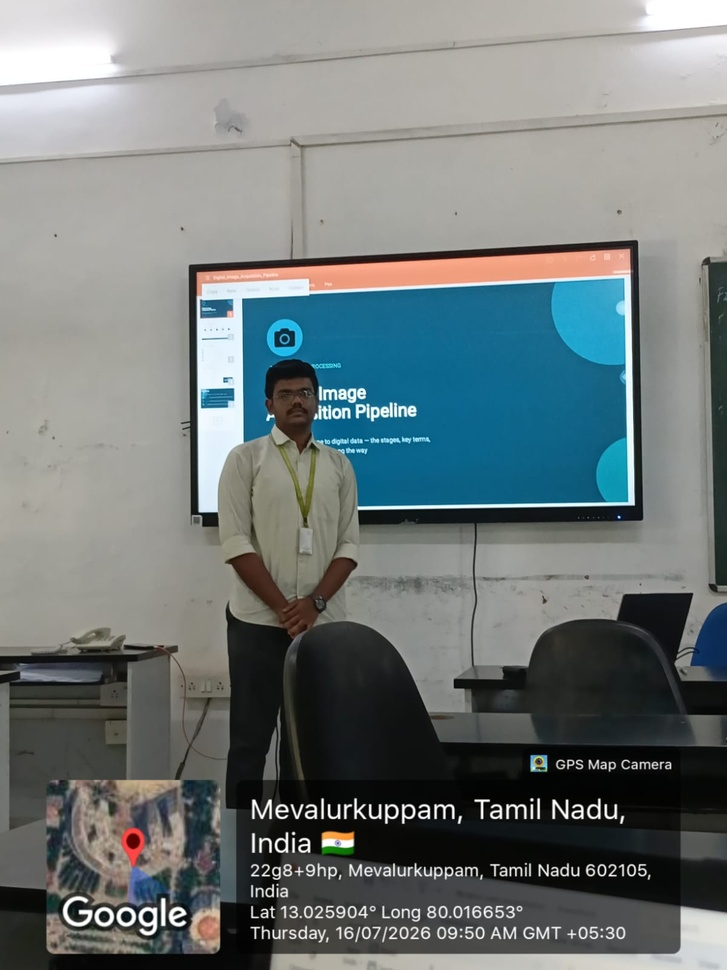
#> input picture Assement Co1/C01 AT  03-techincal presnation.jpeg, 727 x 970 px, shrunk from 1200 x 1600 before the run
$ python ex_15.py
#> lines starting #> are read from the running program, lines starting #| are printed output that depends on the picture; after the words box and inside, x2 and y2 are one past the last pixel; in counts of white or black regions, pixels touching at a corner belong together
### exp/local_io.py
"""Local file input helpers (replaces Google Colab upload)."""

import sys
from pathlib import Path

IMAGE_EXTENSIONS = {".jpg", ".jpeg", ".png", ".bmp", ".webp", ".tif", ".tiff"}
VIDEO_EXTENSIONS = {".mp4", ".avi", ".mov", ".mkv", ".webm"}


def get_path(prompt: str, allowed_extensions: set[str] | None = None) -> str:
#> called with prompt = 'Enter image path: '
    if len(sys.argv) > 1:
        path = sys.argv[1]
    else:
        path = input(prompt).strip()
#> the answer given: ../Assement Co1/C01 AT  03-techincal presnation.jpeg

    resolved = Path(path).expanduser().resolve()
    if not resolved.exists():
        raise FileNotFoundError(f"File not found: {path}")

    if allowed_extensions and resolved.suffix.lower() not in allowed_extensions:
        exts = ", ".join(sorted(allowed_extensions))
        raise ValueError(f"Expected one of [{exts}], got '{resolved.suffix}'")

    return str(resolved)


def get_image_path() -> str:
    return get_path("Enter image path: ", IMAGE_EXTENSIONS)


def get_video_path() -> str:
    return get_path("Enter video path: ", VIDEO_EXTENSIONS)

### exp/ex_15.py
# -*- coding: utf-8 -*-
"""ex-15: Read image and detect corners using Harris Corner Detection (OpenCV)."""

import cv2
import numpy as np
import matplotlib.pyplot as plt
from local_io import get_image_path

image_path = get_image_path()
print(f"Using file: {image_path}")

# 2. Read the image
image = cv2.imread(image_path)
#> image is the input picture: shape (970, 727, 3); mean B, G, R 121.1, 121, 112.7
if image is None:
    raise ValueError(f"Could not read image from '{image_path}'.")

gray = cv2.cvtColor(image, cv2.COLOR_BGR2GRAY)
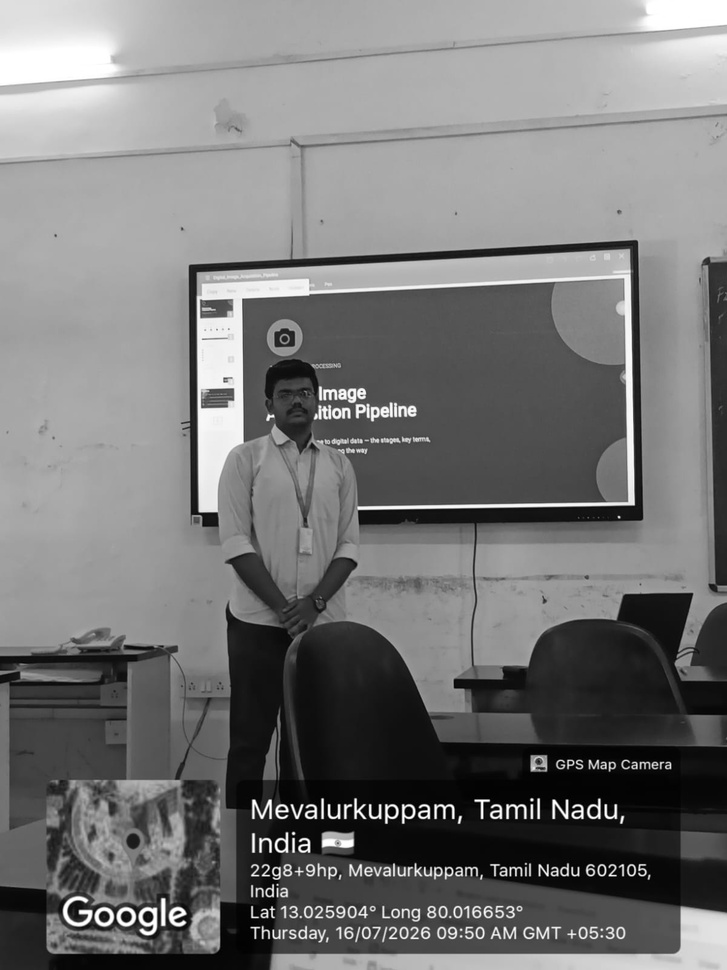
#> gray: shape (970, 727); min 0, max 255, mean 118.5
gray_float = np.float32(gray)

# 3. Harris Corner Detection
harris = cv2.cornerHarris(gray_float, blockSize=2, ksize=3, k=0.04)
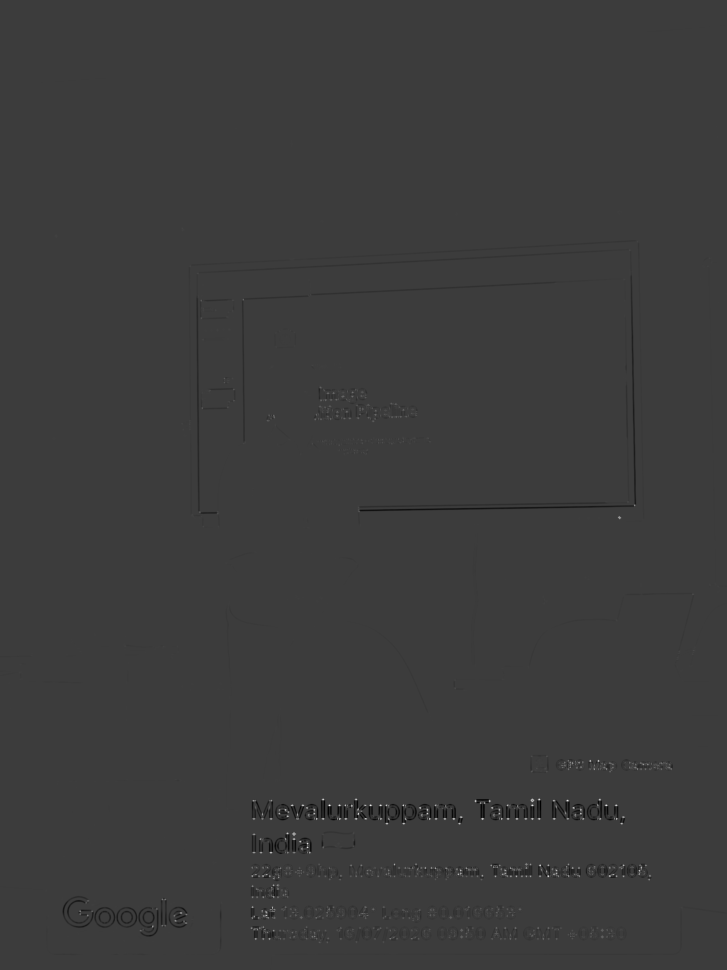
#> harris: shape (970, 727) float32; min -82593144, max 263767200, mean -286543.8; drawn with min black and max white

# 4. Mark corners
harris_dilate = cv2.dilate(harris, None)
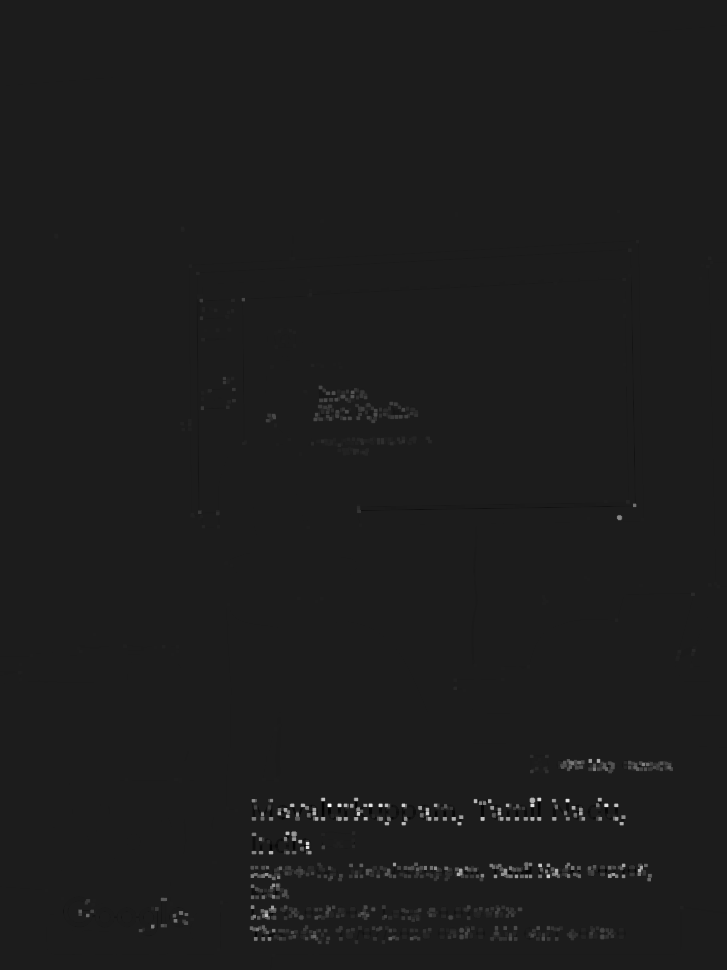
#> harris_dilate: shape (970, 727) float32; min -32610362, max 263767200, mean 892527.9; drawn with min black and max white
thresh = 0.01 * harris_dilate.max()
#> thresh = 2637672
image_with_corners = image.copy()
image_with_corners[harris_dilate > thresh] = [0, 0, 255]
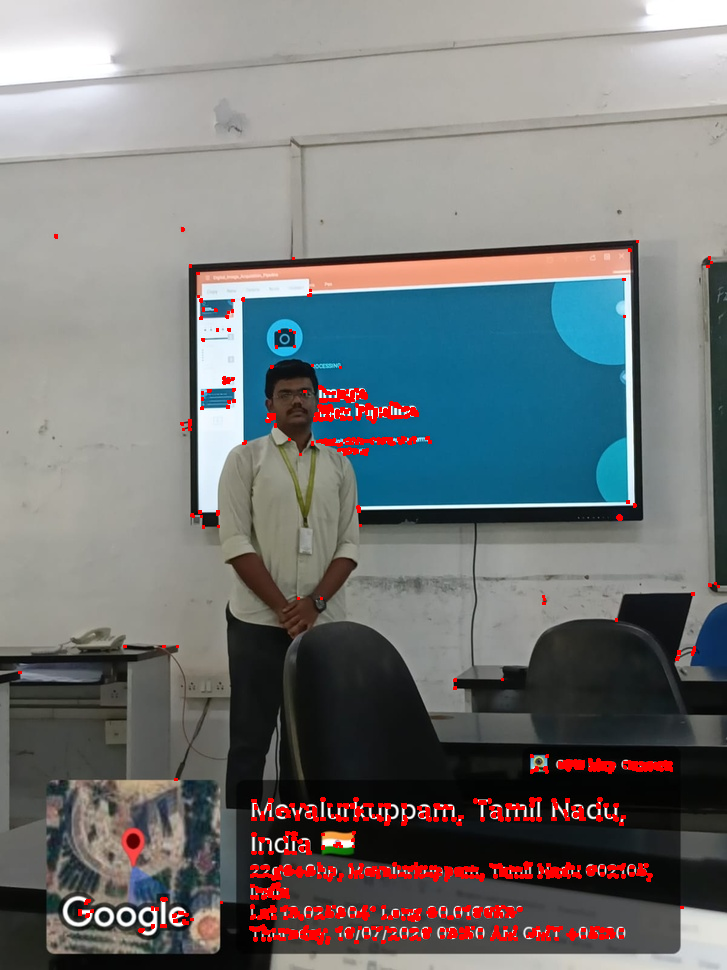
#> image_with_corners: shape (970, 727, 3); 2.45% of pixels changed, all inside (x1, y1, x2, y2) = (18, 227, 720, 945)

# 5. Display original and image with detected corners
image_rgb = cv2.cvtColor(image, cv2.COLOR_BGR2RGB)
corners_rgb = cv2.cvtColor(image_with_corners, cv2.COLOR_BGR2RGB)
fig, axes = plt.subplots(1, 2, figsize=(12, 6))
axes[0].imshow(image_rgb)
axes[0].set_title("Original Image")
axes[0].axis("off")
axes[1].imshow(corners_rgb)
axes[1].set_title("Harris Corner Detection")
axes[1].axis("off")
plt.tight_layout()
plt.show()
